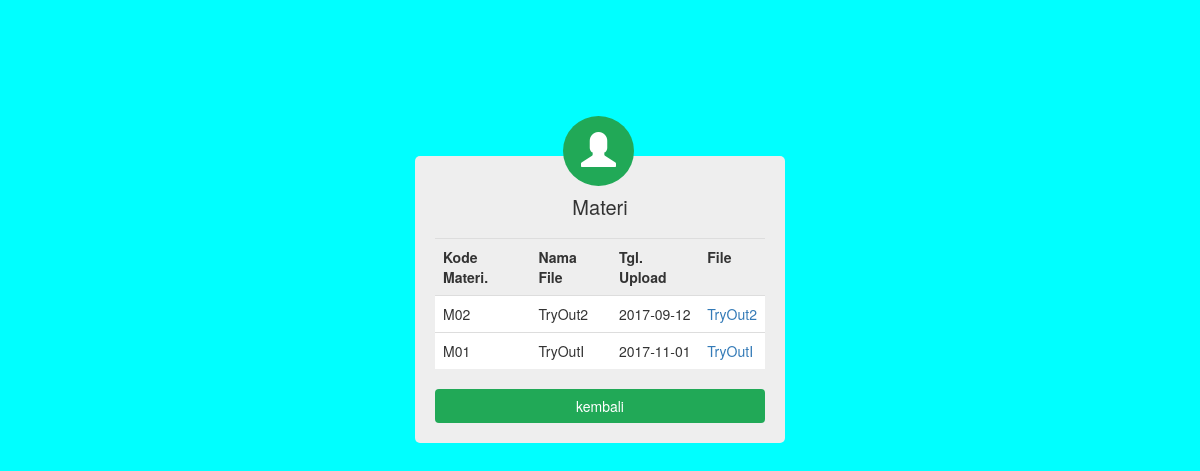
Screenshot of /member/member/materi.php with the database file from the repository.
### tables this page shows
CREATE TABLE IF NOT EXISTS `materi` (
  `id` int(11) NOT NULL,
  `kd_materi` char(3) NOT NULL,
  `nm_materi` varchar(50) NOT NULL,
  `tgl_upload` date NOT NULL,
  `file` varchar(100) NOT NULL
);

### member/member/materi.php (the view, shortened to what this page needs)
<!DOCTYPE html>
<html lang="en">
<head>
	<link href="../../assets/css/bootstrap.min.css" rel="stylesheet">
	<link href="../../assets/css/style.css" rel="stylesheet">
</head>
<body>
	<div class="col-md-4 col-md-offset-4 form-login">
		<div class="outter-form-login">
			<div class="logo-login">
				<em class="glyphicon glyphicon-user"></em>
			</div>
			<h3 class="text-center title-login">Materi</h3>
			<?php
			require '../../config/keneksi1.php';
			?>
			<table class="table" width="100%" cellpadding="3" cellspacing="0">
				<tr>
					<th>Kode Materi.</th>
					<th>Nama File</th>
					<th>Tgl. Upload</th>
					<th>File</th>
				</tr>
				<?php
				$sql = mysqli_query($db,"SELECT * FROM materi ORDER BY id DESC");
				if (mysqli_num_rows($sql) > 0) {
					while ($data = mysqli_fetch_assoc($sql)) {
						echo '
						<tr bgcolor="#fff">
							<td >' . $data['kd_materi'] . '</td>
							<td >' . $data['nm_materi'] . '</td>
							<td >' . $data['tgl_upload'] . '</td>
							<td><a href="../../file_materi/' . $data['file'] . '">' . $data['nm_materi'] . '</a></td>
							</tr>
						';
					}
				} else {
					echo '
					<tr bgcolor="#fff">
						<td align="center" colspan="4" align="center">Tidak ada data!</td>
					</tr>
					';
				}
				?>
			</table>
			<a href="../member/index.php">
				<input type="cancel" class="btn btn-block btn-custom-green" value="kembali" /></a>
		</div>
	</div>
</body>
</html>

### assets/css/style.css (style rules this page uses)
body { background: #00FFFF; }
.form-login { margin-top: 13%; }
.outter-form-login { padding: 20px; background: #EEEEEE; position: relative; border-radius: 5px; }
.logo-login { position: absolute; font-size: 35px; background: #21A957; color: #FFFFFF; padding: 10px 18px; top: -40px; border-radius: 50%; left: 40%; }
h3.title-login { font-size: 20px; margin-bottom: 20px; }
.btn-custom-green { background: #21A957; color: #fff; margin-top: 5px; }

### rows the page displays
materi: kd_materi "M02", nm_materi "TryOut2", tgl_upload "2017-09-12"
materi: kd_materi "M01", nm_materi "TryOutI", tgl_upload "2017-11-01"
